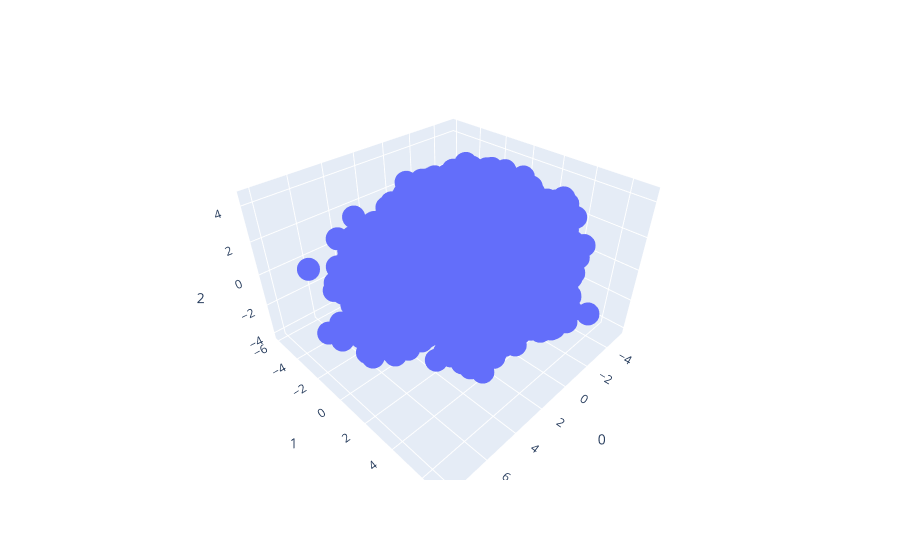

Notebook source saved alongside this figure:
### Code cell
import plotly.express as px
px.scatter_3d(data_frame=PCA_df1, x = 0, y=1,z=2)

### Figure 1 — Plotly figure (JSON) as saved in the notebook; plotly's stock layout.template omitted (floating-point values rounded to 4 significant figures; data arrays with more than 128 entries replaced by an {"elided": "..."} marker saying what was removed)
{"data": [{"hovertemplate": "0=%{x}<br>1=%{y}<br>2=%{z}<extra></extra>", "legendgroup": "", "marker": {"color": "#636efa", "symbol": "circle"}, "mode": "markers", "name": "", "scene": "scene", "showlegend": false, "type": "scatter3d", "x": {"elided": "7043 float values"}, "y": {"elided": "7043 float values"}, "z": {"elided": "7043 float values"}}], "layout": {"legend": {"tracegroupgap": 0}, "margin": {"t": 60}, "scene": {"domain": {"x": [0, 1], "y": [0, 1]}, "xaxis": {"title": {"text": "0"}}, "yaxis": {"title": {"text": "1"}}, "zaxis": {"title": {"text": "2"}}}}}
